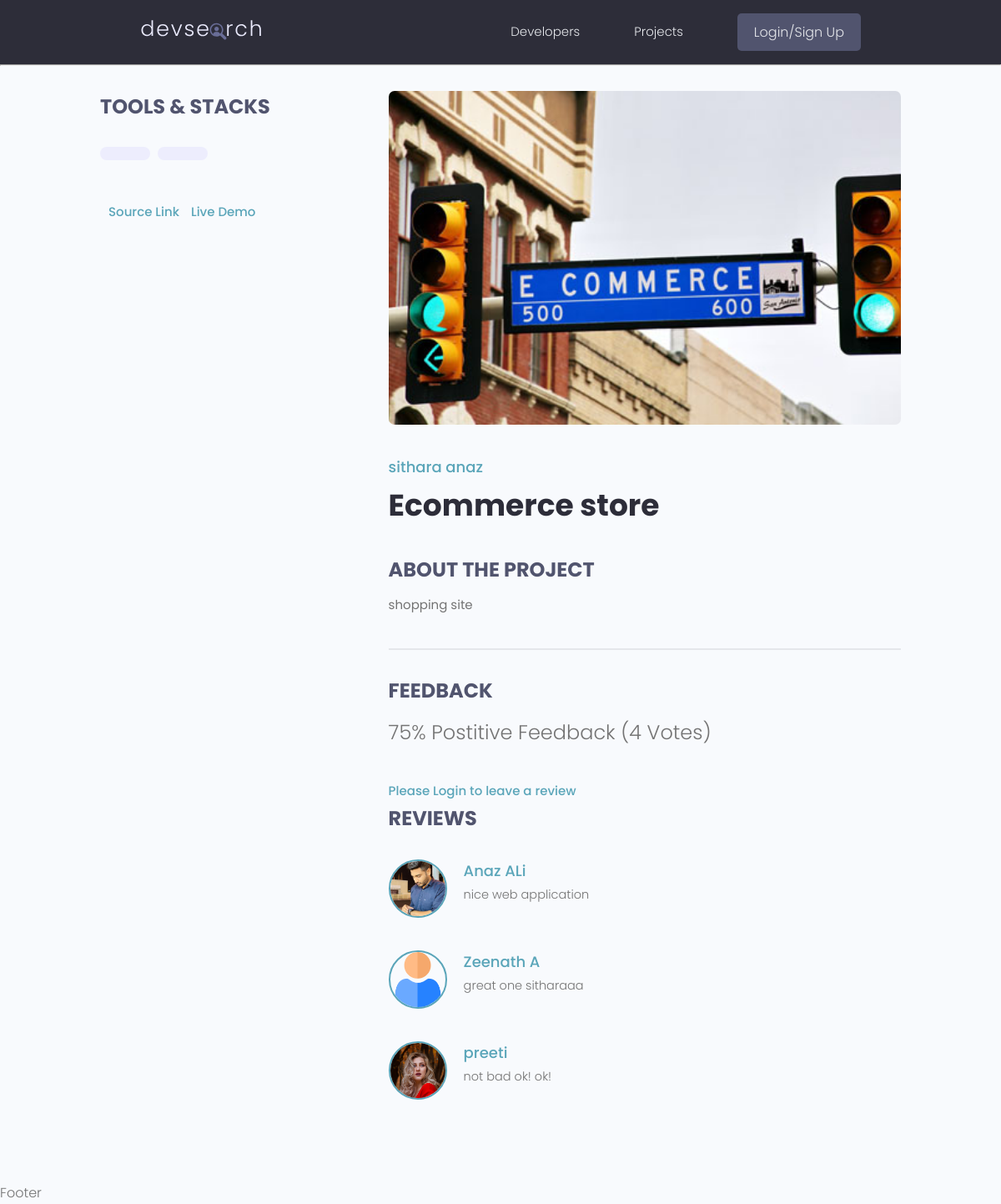
The app's page /projects/project/1/ with its own data.
### projects/models.py (models this page shows, shortened)
class Tag(models.Model):
    name = models.CharField(max_length=100)
    Created = models.DateTimeField(auto_now_add=True)

class Project(models.Model):
    owner = models.ForeignKey(Profile,on_delete=models.SET_NULL,null=True,blank=True)
    name = models.CharField(max_length=200)
    image = models.ImageField(upload_to='photos/',null=True,blank=True,default="photos/default.jpg")
    description = models.TextField(null=True,blank=True)
    demo_link = models.CharField(max_length=2000,null=True,blank=True)
    source_link = models.CharField(max_length=2000,null=True,blank=True)
    Tag = models.ManyToManyField('Tag',blank=True)
    Created = models.DateTimeField(auto_now_add=True)
    Published = models.DateTimeField(default = timezone.now)
    Vote_total = models.IntegerField(default=0,null=True,blank=True)
    Vote_ratio = models.IntegerField(default=0,null=True,blank=True)
    @property
    def reviewers(self):
        return self.review_set.all().values_list('owner__id',flat=True)

class Review(models.Model):
    vote_type = [('up','Up Vote'),
                  ('down','Down Vote'),]
    owner = models.ForeignKey(Profile,on_delete=models.CASCADE,null=True,blank=True)
    project = models.ForeignKey(Project,on_delete=models.CASCADE)
    body = models.TextField(null=True,blank=True)
    value = models.CharField(max_length=100,choices=vote_type)
    Created = models.DateTimeField(auto_now_add=True)
    class Meta:
        unique_together=[['project','owner']]

### users/models.py (models this page shows, shortened)
class Profile(models.Model):
    user = models.OneToOneField(User, on_delete=models.CASCADE,null=True,blank=True)
    name = models.CharField(max_length=200,null=True,blank=True)
    location = models.CharField(max_length=200,null=True,blank=True)
    email = models.EmailField(null=True,blank=True)
    short_intro = models.CharField(max_length=1000,null=True,blank=True)
    bio = models.TextField(null=True,blank=True)
    profile_image = models.ImageField(upload_to='profiles/',default='profiles/user.png')
    social_github = models.CharField(max_length=2000,null=True,blank=True)
    social_twitter = models.CharField(max_length=2000,null=True,blank=True)
    social_youtube = models.CharField(max_length=2000,null=True,blank=True)
    soacial_linkedin = models.CharField(max_length=2000,null=True,blank=True)
    social_website = models.CharField(max_length=2000,null=True,blank=True)

### projects/views.py (the view, shortened to what this page needs)
# urls.py: path('project/<str:pk>/',views.project,name = 'project'),
def project(request,pk):
    proj = None
    proj = Project.objects.get(id=pk)
    review_form = ReviewForm()
    context = {'proj' : proj,
               'review_form':review_form,
    }
    return render(request,'projs/single-project.html',context)

### projects/templates/projs/single-project.html (shortened to what this page needs)
{% extends 'main.html' %}
{% block content %}
    <main class="singleProject my-md">
      <div class="container">
        <div class="layout">
          <div class="column column--1of3">
            <h3 class="singleProject__subtitle">Tools & Stacks</h3>
            <div class="singleProject__toolStack">
              {% for tag in proj.Tag.all %}
              <span class="tag tag--pill tag--sub tag--lg">
              </span>
              {% endfor %}
            </div>
            {% if proj.source_link %}
            <a class="singleProject__liveLink" href="{{proj.source_link}}" target="_blank">Source Link
            </a>
            {% endif %}
            {% if proj.demo_link %}
            <a class="singleProject__liveLink" href="{{proj.demo_link}}" target="_blank">Live Demo
            </a>
            {% endif %}
          </div>
          <div class="column column--2of3">
            <img class="singleProject__preview" src="{{proj.image.url}}" alt="portfolio thumbnail" />
            <a href="{% url 'users:single-profile' proj.owner.id %}" class="singleProject__developer">{{proj.owner.name}}</a>
            <h2 class="singleProject__title">{{proj.name}}</h2>
            <h3 class="singleProject__subtitle">About the Project</h3>
            <div class="singleProject__info">
              {{proj.description}}
            </div>
            <div class="comments">
              <h3 class="singleProject__subtitle">Feedback</h3>
              <h5 class="project--rating">
                {{proj.Vote_ratio}}% Postitive Feedback ({{proj.Vote_total}} Votes)
              </h5>
              {% if proj.owner == request.user.profile %}
              <p>You cannot review your own Project</p>
              {% elif request.user.profile.id in proj.reviewers %}
              <p>You have already reviewed for this project</p>
              {% else %}
              <a href="{% url 'users:login' %}?next={{request.path}}">Please Login to leave a review</a>
              {% endif %}
              <div class="comment singleProject__subtitle">Reviews</div>
              <div class="commentList">
                {% for review in proj.review_set.all %}
                <div class="comment">
                  <a href="{% url 'users:single-profile' review.owner.id %}">
                    <img class="avatar avatar--md"
                      src="{{review.owner.profile_image.url}}" alt="user" />
                  </a>
                  <div class="comment__details">
                    <a href="{% url 'users:single-profile' review.owner.id %}" class="comment__author">{{review.owner.name}}</a>
                    <p class="comment__info">
                      {{review.body}}
                    </p>
                  </div>
                </div>
                {% endfor %}
              </div>
            </div>
          </div>
        </div>
      </div>
    </main>
{% endblock %}

### static/styles/app.css (style rules this page uses)
:root { --color-sub: #2d2d39; }
img { width: 100%; }
.singleProject .column--1of3 { order: 2; }
@media screen and (min-width: 1081px) { .singleProject .column--1of3 { order: 1; } }
@media screen and (min-width: 1081px) { .singleProject .column--2of3 { order: 2; } }
.singleProject__toolStack { margin-top: 2rem; margin-bottom: 4rem; }
.singleProject__liveLink { font-weight: 500; transition: all 0.3s ease-in-out; border-bottom: 2px solid transparent; }
.singleProject__preview { height: 50vh; object-fit: cover; object-position: top center; margin-bottom: 3rem; border-radius: 0.7rem; }
.singleProject__developer { font-size: 1.8rem; font-weight: 500; }
.singleProject__title { font-size: 3.6rem; font-weight: 700; color: var(--color-sub); margin-bottom: 3rem; }
.project--rating { margin-bottom: 1.6em; margin-top: .5em; }
.singleProject__subtitle { text-transform: uppercase; font-size: 2.4rem; font-weight: 700; color: var(--color-sub-light); margin-bottom: 1rem; }
.comments { margin-top: 4rem; padding-top: 3rem; border-top: 2px solid var(--color-light); }
.commentList { margin: 3rem 0; }
.comment { display: flex; gap: 2rem; }
.comment:not(:last-child) { margin-bottom: 3rem; }
.comment__author { font-size: 1.8rem; }
.comment__info { font-size: 1.45rem; }

### static/uikit/styles/modules/_variables.css (style rules this page uses)
:root { --color-main: #5aa5b9; --color-main-light: #e6faff; --color-sub: #3f4156; --color-sub-light: #51546e; --color-sub-lighter: #ededfd; --color-text: #737373; --color-gray: #8b8b8b; --color-light: #e5e7eb; --color-light-gray: #767676; --color-bg: #f8fafd; --color-white: #fffefd; --color-white-light: #f3f3f3; --color-success: #359e64; --color-success-bg: #def8e8; --color-error: #fc4b0b; --color-error-bg: #fff2ee; --font-base: 'Poppins', arial, helvetica, 'Segoe UI', roboto, ubuntu, sans-serif; --font-monospace: 'Fira Code', 'Courier New', courier, monospace; --font-regular: 300; --font-medium: 500; --font-bold: 700; --generic-shadow: 1px 1px 5px #00000010; --generic-transition: all 0.3s ease-in-out; }

### static/uikit/styles/modules/_base.css (style rules this page uses)
* { margin: 0; padding: 0; box-sizing: border-box; text-rendering: optimizeLegibility; color: inherit; font-size: inherit; }
html { font-size: 50%; }
@media only screen and (min-width: 480px) { html { font-size: 56.25%; } }
@media only screen and (min-width: 1200px) { html { font-size: 62.5%; } }
body { line-height: 1.6; font-weight: 400; font-size: 1.5rem; color: var(--color-text); background-color: var(--color-bg); min-height: 100vh; }

### static/uikit/styles/modules/_typography.css (style rules this page uses)
* { font-family: var(--font-base); }
h2 { font-size: 3.6rem; font-weight: var(--font-bold); }
h3 { font-size: 3.2rem; font-weight: var(--font-medium); }
h5 { font-size: 2.4rem; font-weight: var(--font-medium); }
h5, h6 { font-weight: var(--font-regular); }
p, span, strong { font-size: 1.6rem; color: var(--color-text); font-weight: var(--font-regular); }
a { padding-bottom: 2px; text-decoration: none; display: inline-block; color: var(--color-main); font-weight: var(--font-medium); }

### static/uikit/styles/modules/_utilities.css (style rules this page uses)
.container { width: 92%; max-width: 165rem; margin: 0 auto; box-sizing: border-box; }
@media screen and (min-width: 1000px) { .container { width: 90%; } }
@media screen and (min-width: 1200px) { .container { width: 80%; } }
.my-md { margin: 3rem auto; }

### static/uikit/styles/modules/_avatar.css (style rules this page uses)
.avatar { border-radius: 50%; border: 2px solid var(--color-main); object-fit: cover; }
.avatar--md { height: 7rem; width: 7rem; }

### static/uikit/styles/modules/_tag.css (style rules this page uses)
.tag { display: inline-flex; align-items: center; background-color: var(--color-sub); height: -webkit-fit-content; height: -moz-fit-content; height: fit-content; width: -webkit-fit-content; width: -moz-fit-content; width: fit-content; border-radius: 0.5rem; padding: 0.5rem 1.5rem; font-size: 1.2rem; cursor: pointer; }
.tag:not(:last-child) { margin-right: 0.25rem; margin-bottom: 0.75rem; }
.tag--pill { border-radius: 5rem; }
.tag--sub, .tag--sub > small { background: var(--color-sub-lighter); color: var(--color-sub-light); font-weight: 500; }
.tag--lg { padding: 0.8rem 3rem; font-size: 1.4rem; }
.tag--lg:not(:last-child) { margin-right: 0.5rem; margin-bottom: 1rem; }

### static/uikit/styles/modules/_layout.css (style rules this page uses)
.layout { display: flex; flex-flow: row wrap; justify-content: space-between; }
.layout > .column { margin-bottom: 3rem; }
.layout > .column.column--1of3 { flex-basis: 30%; }
.layout > .column.column--2of3 { flex-basis: 64%; }

### records on screen
Project: image (picture), owner.name "sithara anaz", name "Ecommerce store", description "shopping site", Vote_ratio "75", Vote_total "4"
Review: owner.profile_image (picture), owner.name "Anaz ALi", body "nice web application"
Review: owner.profile_image (placeholder picture), owner.name "Zeenath A", body "great one sitharaaa"
Review: owner.profile_image (picture), owner.name "preeti", body "not bad ok! ok!"
